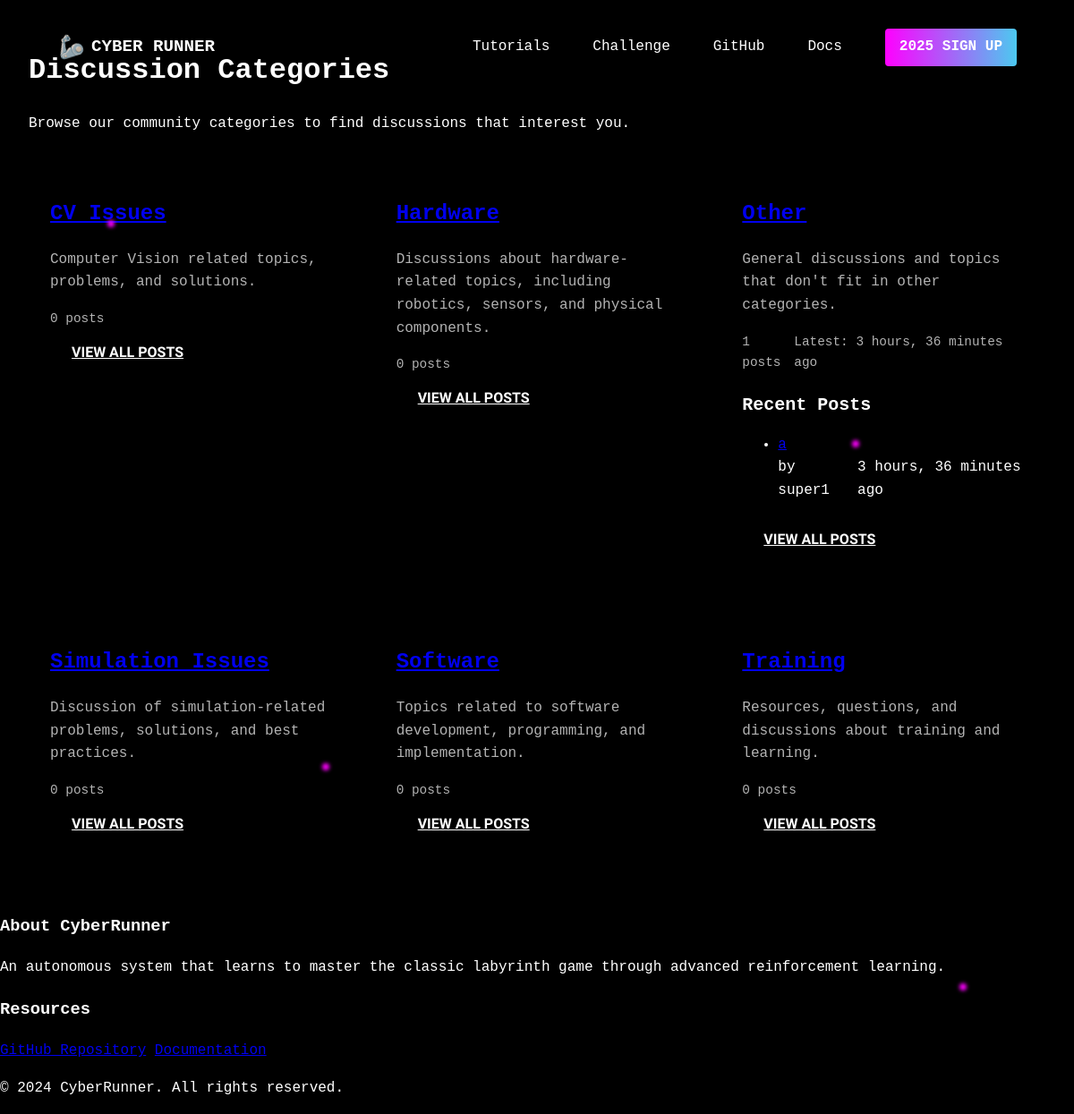
/community/, run on the app's committed database.
### community/models.py (models this page shows, shortened)
class Category(models.Model):
    name = models.CharField(max_length=100)
    slug = models.SlugField(unique=True)
    description = models.TextField(blank=True)
    created_at = models.DateTimeField(auto_now_add=True)
    order = models.IntegerField(default=0)
    class Meta:
        verbose_name_plural = "categories"
        ordering = ['order', 'name']

class Post(models.Model):
    POST_TYPE_CHOICES = (
        ('discussion', 'Discussion (visible to all logged-in users)'),
        ('announcement', 'Announcement (important updates)'),
        ('submission', 'Submission (visible only to staff)'),
    )
    category = models.ForeignKey(Category, on_delete=models.CASCADE, related_name='posts')
    author = models.ForeignKey(settings.AUTH_USER_MODEL, on_delete=models.CASCADE, related_name='community_posts')
    title = models.CharField(max_length=200)
    content = models.TextField()
    type = models.CharField(max_length=20, choices=POST_TYPE_CHOICES, default='discussion')
    is_pinned = models.BooleanField(default=False)
    is_locked = models.BooleanField(default=False)
    created_at = models.DateTimeField(default=timezone.now)
    updated_at = models.DateTimeField(auto_now=True)
    last_activity = models.DateTimeField(auto_now=True)
    views_count = models.PositiveIntegerField(default=0)
    class Meta:
        ordering = ['-is_pinned', '-last_activity']

### community/views.py (the view)
# urls.py: path('', views.CategoryListView.as_view(), name='category_list'),
class CategoryListView(ListView):
    model = Category
    context_object_name = 'categories'
    template_name = 'community/category_list.html'
    def get_context_data(self, **kwargs):
        context = super().get_context_data(**kwargs)
        for category in context['categories']:
            category.post_count = category.posts.count()
            category.latest_post = category.posts.order_by('-created_at').first()
        return context

### templates/community/category_list.html (shortened to what this page needs)
{% extends 'base.html' %}
{% load static %}
{% block extra_css %}
<link rel="stylesheet" href="{% static 'css/community.css' %}">
{% endblock %}
{% block content %}
<div class="community-container">
    <div class="categories-header">
        <h1>Discussion Categories</h1>
        <p class="lead">Browse our community categories to find discussions that interest you.</p>
    </div>
    <div class="categories-grid">
        {% for category in categories %}
        <div class="category-card">
            <h2><a href="{% url 'community:category_detail' category.slug %}">{{ category.name }}</a></h2>
            <p class="category-description">{{ category.description }}</p>
            <div class="category-stats">
                <div class="stat-item">
                    <span>{{ category.posts.count }} posts</span>
                </div>
                {% with latest_post=category.posts.first %}
                {% if latest_post %}
                <div class="stat-item">
                    <span>Latest: {{ latest_post.created_at|timesince }} ago</span>
                </div>
                {% endif %}
                {% endwith %}
            </div>
            <div class="category-preview">
                {% with recent_posts=category.posts.all|slice:":3" %}
                {% if recent_posts %}
                <h3>Recent Posts</h3>
                <ul class="recent-posts-list">
                    {% for post in recent_posts %}
                    <li>
                        <a href="{% url 'community:post_detail' post.pk %}">{{ post.title }}</a>
                        <span class="post-meta">
                            <span class="post-author">by {{ post.author.username }}</span>
                            <span class="post-date">{{ post.created_at|timesince }} ago</span>
                        </span>
                    </li>
                    {% endfor %}
                </ul>
                {% endif %}
                {% endwith %}
            </div>
            <div class="category-actions">
                <a href="{% url 'community:category_detail' category.slug %}" class="btn btn-outline-primary">
                    View All Posts
                </a>
            </div>
        </div>
        {% endfor %}
    </div>
</div>
{% endblock %}

### templates/base.html (shortened to what this page needs)
{% load static %}
<!DOCTYPE html>
<html lang="en">
<head>
  <link rel="stylesheet" href="{% static 'css/base.css' %}">
  {% block extra_css %}{% endblock %}
</head>
<body>
  <div class="maze-background"></div>
  <div class="moving-ball ball-1"></div>
  <div class="moving-ball ball-2"></div>
  <div class="moving-ball ball-3"></div>
  <div class="moving-ball ball-4"></div>
  <nav class="main-nav">
    <div class="nav-container">
      <a href="{% url 'core:home' %}" class="nav-logo">
        <span class="logo-emoji">🦾</span>
        CYBER RUNNER
      </a>
      <div class="nav-links">
        <a href="{% url 'core:tutorials' %}" class="nav-link">Tutorials</a>
        <a href="{% url 'core:challenges' %}" class="nav-link">Challenge</a>
        <a href="https://github.com/thomasbi1/cyberrunner" target="_blank" class="nav-link">GitHub</a>
        <a href="https://cyberrunner.readthedocs.io/" target="_blank" class="nav-link">Docs</a>
        {% if user.is_authenticated %}
          <a href="{% url 'profile' %}" class="nav-link sign-up">My Account</a>
        {% else %}
          <a href="{% url 'register' %}" class="nav-link sign-up">2025 SIGN UP</a>
        {% endif %}
      </div>
    </div>
  </nav>
  <main class="main-content">
    {% block content %}{% endblock %}
  </main>
  <footer class="main-footer">
    <div class="footer-container">
      <div class="footer-content">
        <div class="footer-section">
          <h3>About CyberRunner</h3>
          <p>An autonomous system that learns to master the classic labyrinth game through advanced reinforcement learning.</p>
        </div>
        <div class="footer-section">
          <h3>Resources</h3>
          <a href="https://github.com/thomasbi1/cyberrunner" target="_blank">GitHub Repository</a>
          <a href="https://cyberrunner.readthedocs.io/" target="_blank">Documentation</a>
        </div>
      </div>
      <div class="footer-bottom">
        <p>&copy; 2024 CyberRunner. All rights reserved.</p>
      </div>
    </div>
  </footer>
</body>
</html>

### static/css/base.css (style rules this page uses)
:root { --bg-primary: #000000; --bg-secondary: #0a0a0a; --text-primary: #ffffff; --text-secondary: #b3b3b3; --neon-pink: #ff00ff; --neon-blue: #4cc9f0; --gradient-accent: linear-gradient(90deg, var(--neon-pink), var(--neon-blue)); }
body { background-color: var(--bg-primary); color: var(--text-primary); font-family: 'Courier New', monospace; margin: 0; padding: 0; line-height: 1.6; min-height: 100vh; position: relative; }
.main-nav { background: transparent; padding: 2rem; position: fixed; top: 0; left: 0; right: 0; z-index: 1000; }
.nav-container { max-width: 1400px; margin: 0 auto; display: flex; justify-content: space-between; align-items: center; padding: 0 2rem; }
.nav-logo { text-decoration: none; font-size: 1.2rem; font-weight: 700; color: var(--text-primary); display: flex; align-items: center; gap: 0.5rem; margin-right: 12rem; }
.logo-emoji { font-size: 1.5rem; display: inline-block; transform: rotate(-15deg); transition: transform 0.3s ease; }
.nav-links { display: flex; align-items: center; gap: 3rem; margin-left: auto; }
.nav-link { color: var(--text-primary); text-decoration: none; font-size: 1rem; transition: color 0.3s ease; font-weight: 500; }
.nav-link.sign-up { background: var(--gradient-accent); padding: 0.5rem 1rem; border-radius: 4px; font-weight: 700; }
.maze-background { position: fixed; top: 0; left: 0; width: 100%; height: 100%; z-index: -1; opacity: 0.1; pointer-events: none; }
.moving-ball { position: absolute; width: 8px; height: 8px; background: var(--neon-pink); border-radius: 50%; filter: blur(2px); animation: float 20s infinite linear; }
.ball-1 { top: 20%; left: 10%; animation-delay: 0s; }
.ball-2 { top: 40%; right: 20%; animation-delay: -5s; }
.ball-3 { bottom: 30%; left: 30%; animation-delay: -10s; }
.ball-4 { bottom: 10%; right: 10%; animation-delay: -15s; }

### static/css/community.css (style rules this page uses)
.community-container { max-width: 1200px; margin: 0 auto; padding: 2rem; }
.categories-grid { display: grid; grid-template-columns: repeat(auto-fill, minmax(300px, 1fr)); gap: 1.5rem; margin-top: 1.5rem; }
.category-card { background: var(--gradient-primary); border: 1px solid var(--secondary); border-radius: 12px; padding: 1.5rem; transition: all 0.3s ease; }
.category-card h3 { margin-bottom: 0.75rem; font-size: 1.25rem; }
.category-card p { color: var(--text-secondary); margin-bottom: 1rem; }
.category-stats { display: flex; justify-content: space-between; color: var(--text-secondary); font-size: 0.9rem; }
.post-meta { display: flex; gap: 1rem; margin-bottom: 0.75rem; }
.post-author { display: flex; gap: 1rem; }
.btn { display: inline-block; padding: 0.8rem 1.5rem; border-radius: 6px; font-weight: bold; text-transform: uppercase; cursor: pointer; transition: all 0.3s ease; font-family: 'Courier Prime', monospace; }
.btn-outline-primary { background: transparent; color: var(--primary); border: 1px solid var(--primary); }

### data on the page
Category: name "CV Issues", description "Computer Vision related topics, problems, and solutions.", posts.count "0"
Category: name "Hardware", description "Discussions about hardware-related topics, including robotics, sensors, and physical components.", posts.count "0"
Category: name "Other", description "General discussions and topics that don't fit in other categories.", posts.count "1", posts.first.created_at "3 hours, 36 minutes"
Post: title "a", author.username "super1", created_at "3 hours, 36 minutes"
Category: name "Simulation Issues", description "Discussion of simulation-related problems, solutions, and best practices.", posts.count "0"
Category: name "Software", description "Topics related to software development, programming, and implementation.", posts.count "0"
Category: name "Training", description "Resources, questions, and discussions about training and learning.", posts.count "0"
